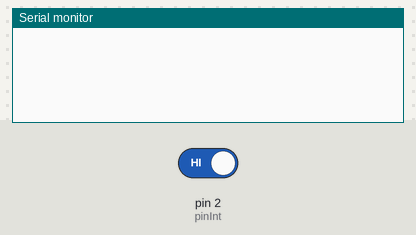
This sketch was run on a simulated Arduino Uno, built with avr-gcc and run on an emulated ATmega328P. On the bench: the last lines printed to the serial monitor. Inputs (shaded band) come from the test bench; at power-on: pin 2 (pinInt) HIGH.

Above: at 1.2 s.
1.3 s: pin 2 (pinInt) driven LOW
At 2.5 s:
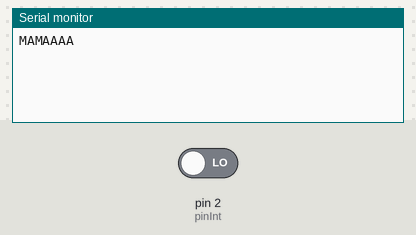
2.8 s: pin 2 (pinInt) driven HIGH
At 3.7 s:
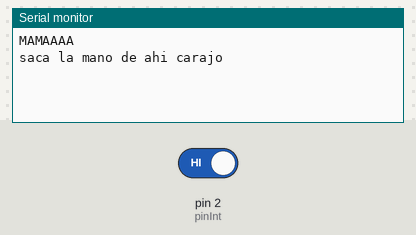

Measured:
- after the input at 1.3 s, the serial monitor: prints a new line at once (image 1)
- after the input at 2.8 s, the serial monitor: prints a new line at once (image 2)

The sketch:

tp3_4.ino
```cpp
#define pinInt 2

volatile int state = LOW;

void setup() {
  // put your setup code here, to run once:
  Serial.begin(9600);

  pinMode(pinInt, INPUT);

  attachInterrupt(digitalPinToInterrupt(pinInt),activoFalling,FALLING);
}

void loop() {
  if(state){
    delay(1000);
    attachInterrupt(digitalPinToInterrupt(pinInt),activoRising,RISING);
    state=LOW;}
}

void activoFalling() {
  Serial.println("MAMAAAA");
  detachInterrupt(digitalPinToInterrupt(pinInt));
  state = HIGH;
}

void activoRising(){
  Serial.println("saca la mano de ahi carajo");
  detachInterrupt(digitalPinToInterrupt(pinInt));
  attachInterrupt(digitalPinToInterrupt(pinInt),activoFalling,FALLING);
}
```
